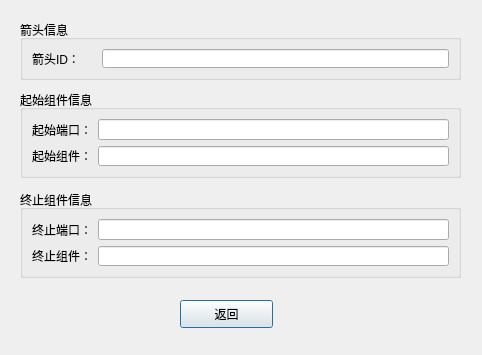
<?xml version="1.0" encoding="UTF-8"?>
<ui version="4.0">
 <class>arrowproperty</class>
 <widget class="QDialog" name="arrowproperty">
  <property name="geometry">
   <rect>
    <x>0</x>
    <y>0</y>
    <width>482</width>
    <height>355</height>
   </rect>
  </property>
  <property name="windowTitle">
   <string>箭头属性</string>
  </property>
  <property name="windowIcon">
   <iconset resource="../Res/res.qrc">
    <normaloff>:/img/continue.png</normaloff>:/img/continue.png</iconset>
  </property>
  <widget class="QPushButton" name="pushButton">
   <property name="geometry">
    <rect>
     <x>180</x>
     <y>300</y>
     <width>93</width>
     <height>28</height>
    </rect>
   </property>
   <property name="text">
    <string>返回</string>
   </property>
  </widget>
  <widget class="QGroupBox" name="groupBox">
   <property name="geometry">
    <rect>
     <x>20</x>
     <y>90</y>
     <width>441</width>
     <height>88</height>
    </rect>
   </property>
   <property name="title">
    <string>起始组件信息</string>
   </property>
   <layout class="QGridLayout" name="gridLayout">
    <item row="0" column="0">
     <widget class="QLabel" name="label_beginport">
      <property name="text">
       <string>起始端口：</string>
      </property>
     </widget>
    </item>
    <item row="0" column="1">
     <widget class="QLineEdit" name="lineEdit_beginport"/>
    </item>
    <item row="1" column="0">
     <widget class="QLabel" name="label_beginomp">
      <property name="text">
       <string>起始组件：</string>
      </property>
     </widget>
    </item>
    <item row="1" column="1">
     <widget class="QLineEdit" name="lineEdit_begincomp"/>
    </item>
   </layout>
  </widget>
  <widget class="QGroupBox" name="groupBox_2">
   <property name="geometry">
    <rect>
     <x>20</x>
     <y>190</y>
     <width>441</width>
     <height>88</height>
    </rect>
   </property>
   <property name="title">
    <string>终止组件信息</string>
   </property>
   <layout class="QGridLayout" name="gridLayout_2">
    <item row="0" column="0">
     <widget class="QLabel" name="label_endport">
      <property name="text">
       <string>终止端口：</string>
      </property>
     </widget>
    </item>
    <item row="0" column="1">
     <widget class="QLineEdit" name="lineEdit_endport"/>
    </item>
    <item row="1" column="0">
     <widget class="QLabel" name="label_endcomp">
      <property name="text">
       <string>终止组件：</string>
      </property>
     </widget>
    </item>
    <item row="1" column="1">
     <widget class="QLineEdit" name="lineEdit_endcomp"/>
    </item>
   </layout>
  </widget>
  <widget class="QGroupBox" name="groupBox_3">
   <property name="geometry">
    <rect>
     <x>20</x>
     <y>20</y>
     <width>441</width>
     <height>60</height>
    </rect>
   </property>
   <property name="title">
    <string>箭头信息</string>
   </property>
   <layout class="QGridLayout" name="gridLayout_4">
    <item row="0" column="0">
     <widget class="QLabel" name="label_ID">
      <property name="text">
       <string>箭头ID：</string>
      </property>
     </widget>
    </item>
    <item row="0" column="2">
     <widget class="QLineEdit" name="lineEdit_ID"/>
    </item>
    <item row="0" column="1">
     <spacer name="horizontalSpacer">
      <property name="orientation">
       <enum>Qt::Horizontal</enum>
      </property>
      <property name="sizeType">
       <enum>QSizePolicy::Fixed</enum>
      </property>
      <property name="sizeHint" stdset="0">
       <size>
        <width>16</width>
        <height>20</height>
       </size>
      </property>
     </spacer>
    </item>
   </layout>
  </widget>
 </widget>
 <resources>
  <include location="../Res/res.qrc"/>
 </resources>
 <connections/>
</ui>
